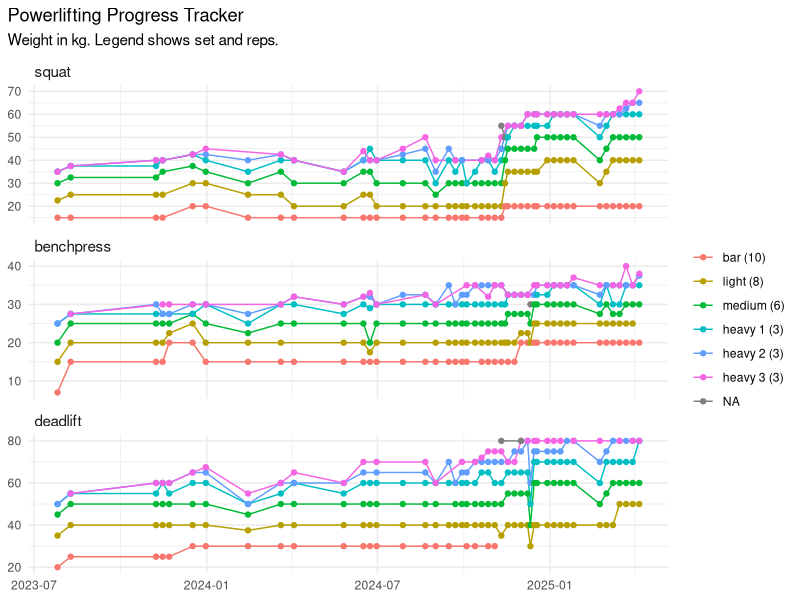
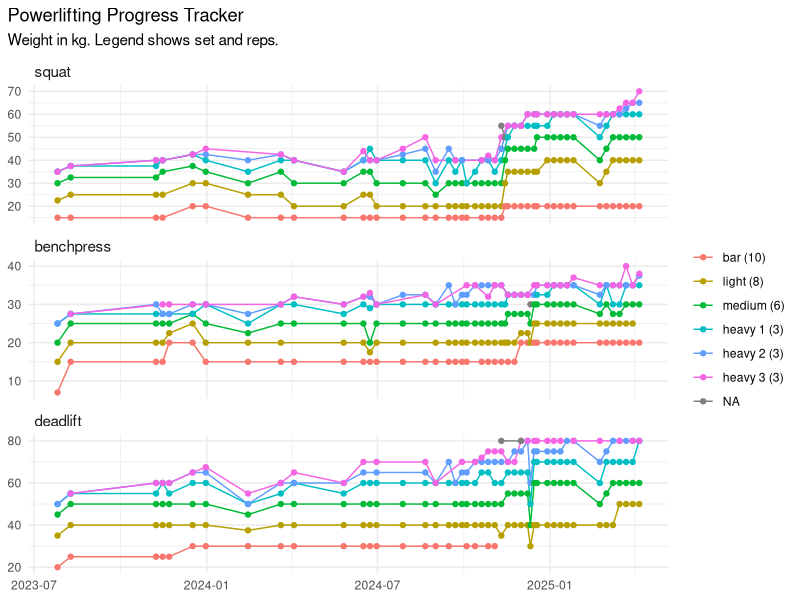

Source code (R) for these figures, in order:
library(ggplot2)
library(dplyr)
library(readr)

# Data
lifting_data <- read_csv("powerlifting_tracker.csv", col_types = "Dccidc")

# Plot data
plot_data <- lifting_data |>
  filter(set != "one_rep") |>
  filter(!is.na(weight)) |>
  mutate(
    lift = factor(lift, levels = c("squat", "benchpress", "deadlift"))
  ) |>
  mutate(
    set = factor(
      set,
      levels = c("bar", "light", "medium", "heavy_1", "heavy_2", "heavy_3")
    )
  )

# Labels for legend
custom_labels <- c(
  "bar (10)",
  "light (8)",
  "medium (6)",
  "heavy 1 (3)",
  "heavy 2 (3)",
  "heavy 3 (3)"
)

# Custom function to add kg to axis labels
# add_kg <- function(x) {
#   paste(x, "kg")
# }

# Create the faceted plot
ggplot(plot_data, aes(x = date, y = weight, color = set, group = set)) +
  geom_line() +
  geom_point() +
  #facet_grid(lift ~ ., scales = "free_y") +
  facet_wrap(~lift, ncol = 1, strip.position = "top", scale = "free_y") +
  labs(
    title = "Powerlifting Progress Tracker",
    subtitle = "Weight in kg. Legend shows set and reps.",
    color = NULL
  ) +
  scale_color_discrete(labels = custom_labels) +
  # scale_y_continuous(labels = add_kg) +
  # guides(
  #   color = guide_legend(
  #     nrow = 2,
  #     byrow = TRUE
  #   )
  # ) +
  theme_minimal() +
  theme(
    # legend.position = "top",
    # axis.text.x = element_text(angle = 45, hjust = 1),
    axis.title.x = element_blank(),
    axis.title.y = element_blank(),
    strip.text = element_text(size = 11, hjust = 0), # Left-align the strip text
    #strip.background = element_rect(fill = "white", color = "gray90"),
    plot.title.position = "plot"
  )

ggsave("powerlifting_plot.png", width = 7, bg = "white")
